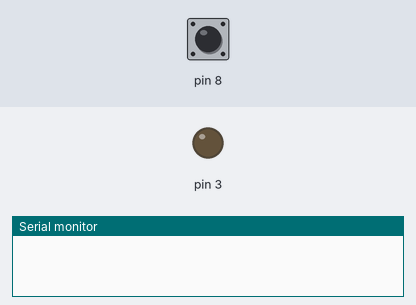
Simulated run of this sketch. Board: Arduino Uno, built with avr-gcc and run on an emulated ATmega328P. Shown: output pins drawn as LEDs (lit = HIGH), the last lines printed to the serial monitor. Dashed ring = blinking. Inputs (shaded band) come from the test bench; at power-on: pin 8 LOW. Random numbers use the default seed unless the sketch sets one.

Above: at 1.2 s.
1.3 s: pin 8 pulsed HIGH 5 times (0.12 s each, 0.3 s apart)
At 1.8 s:
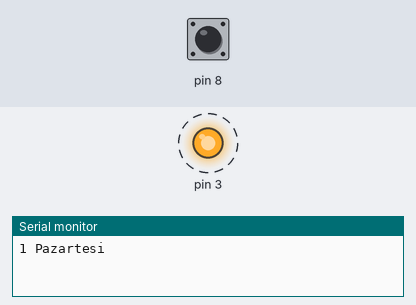
4.6 s: pin 8 pulsed HIGH 2 times (0.12 s each, 0.3 s apart)
At 5.1 s:
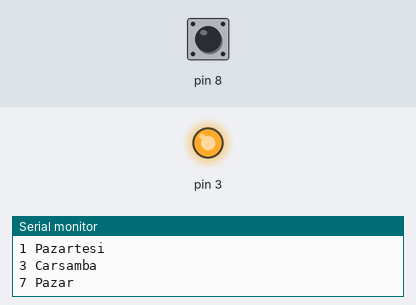
Timing chart, 0 to 7.6 s (numbered marks = the images above; inputs shaded):
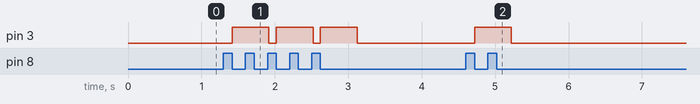

The sketch:

random_button.ino
```cpp
  //Switch Case Kullanımı
  int sayi2 = 500;
  void setup()
  {
  Serial.begin(9600);
  pinMode(8,INPUT);
  pinMode(3,OUTPUT);
  digitalWrite(3,LOW);
  }
  void loop()
  {
  if(digitalRead(8)==HIGH){
    while(digitalRead(8)==HIGH){}
    digitalWrite(3,HIGH);
    int sayi=random(1,8);
  switch(sayi)
  {
    case 1:
    Serial.print(sayi);
    Serial.println(" Pazartesi");
    delay(sayi2);
    break;
    case 2:
    Serial.print(sayi);
    Serial.println(" Sali");
    delay(sayi2);
    break;
    case 3:
    Serial.print(sayi);
    Serial.println(" Carsamba");
    delay(sayi2);
    break;
    case 4:
    Serial.print(sayi);
    Serial.println(" Persembe");
    delay(sayi2);
    break;
    case 5:
    Serial.print(sayi);
    Serial.println(" Cuma");
    delay(sayi2);
    break;
    case 6:
    Serial.print(sayi);
    Serial.println(" Cumartesi");
    delay(sayi2);
    break;
    case 7:
    Serial.print(sayi);
    Serial.println(" Pazar");
    delay(sayi2);
    break;
  }

  }
digitalWrite(3,LOW);
  }
```

Measured:
- after the input at 1.3 s, pin 3: alternates HIGH for 0.50 s and LOW for 0.10 s, 6 changes in all, then stays LOW, starting after 0.12 s
- after the input at 4.6 s, pin 3: LOW → HIGH after 0.12 s, → LOW 0.50 s later
